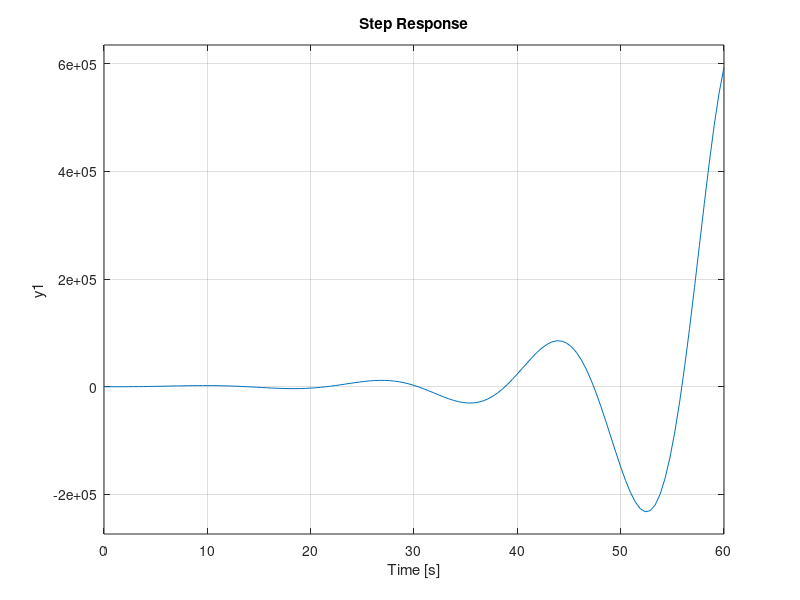

The MATLAB script that drew this image: (Note: this script raises an error after producing the figure.)
%5
A = [-0.4 0 -0.01;1 0 0;-1.4 9.8 -0.02];
B = [6.3; 0; 9.3]; 
C = [0 0 1]%eye(3);
sys_c = ss(A,B,C,0);

step(sys_c)%, hold on, step(sys_d1,Tf)
impulse(sys)

%6
A = [-0.0895 -0.286 0;-0.0439 -0.272 0;0 1 0];
B = [0.0145; -0.0122; 0]; 
C = [0 0 1]%eye(3);
sys = ss(A,B,C,0);

step(sys)%, hold on, step(sys_d1,Tf)
impulse(sys)
